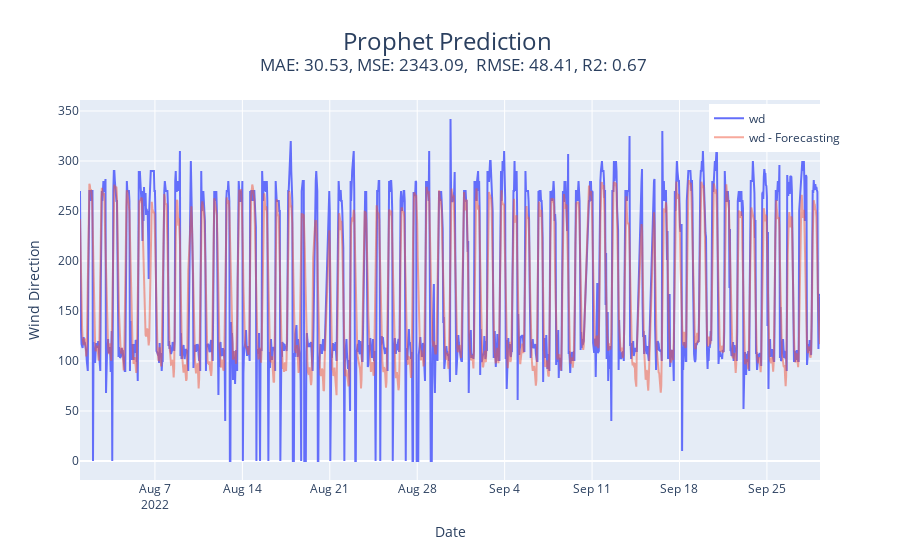

Write notebook code for a chart like this one.
### Code cell
import plotly.graph_objects as go
fig = go.Figure()
fig.add_trace(go.Scatter(x = df_test.index, y = df_test['dd_Valor'], mode='lines', name='wd'))
fig.add_trace(go.Scatter(x = forecast1['ds'], y = forecast1['yhat'], mode='lines', name='wd - Forecasting', opacity=0.5))

fig.update_layout(title_text=f'Prophet Prediction <br> <sup> MAE: {MAE_fb:.2f}, MSE: {MSE_fb:.2f},  RMSE: {RMSE_fb:.2f}, R2: {R2_fb:.2f} </sup>',
                  title_font_size=24, title_x=0.5)
fig.update_yaxes(title_text="Wind Direction")
fig.update_xaxes(title_text="Date")
fig.update_layout(legend=dict(
    yanchor="top",
    y=0.99,
    xanchor="left",
    x=0.85
))
fig.show()

### Figure 1 — Plotly figure (JSON) as saved in the notebook; plotly's stock layout.template omitted (floating-point values rounded to 4 significant figures; data arrays with more than 128 entries replaced by an {"elided": "..."} marker saying what was removed)
{"data": [{"mode": "lines", "name": "wd", "type": "scatter", "x": {"elided": "1370 str values"}, "y": {"elided": "1370 float values"}}, {"mode": "lines", "name": "wd - Forecasting", "opacity": 0.5, "type": "scatter", "x": {"elided": "1370 str values"}, "y": {"elided": "1370 float values"}}], "layout": {"autosize": true, "legend": {"x": 0.85, "xanchor": "left", "y": 0.99, "yanchor": "top"}, "title": {"font": {"size": 24}, "text": "Prophet Prediction <br> <sup> MAE: 30.53, MSE: 2343.09,  RMSE: 48.41, R2: 0.67 </sup>", "x": 0.5}, "xaxis": {"autorange": true, "range": ["2022-08-01", "2022-09-29 06:00"], "showspikes": false, "title": {"text": "Date"}, "type": "date"}, "yaxis": {"autorange": true, "range": [-19, 361], "showspikes": false, "title": {"text": "Wind Direction"}, "type": "linear"}}}
